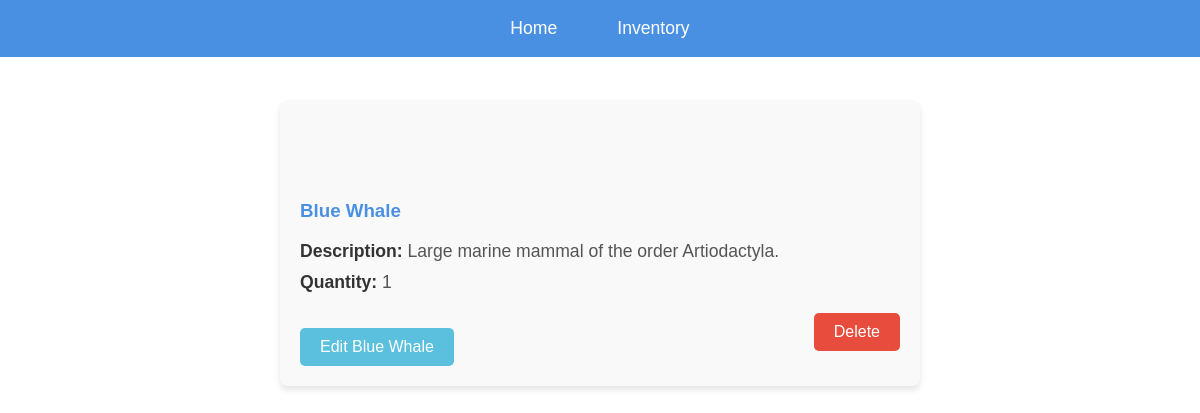
/inventory/34/ (signed in), run on the app's committed database.
### inventory/models.py (models this page shows, shortened)
class Item(models.Model):
    Item_name = models.CharField(max_length=100)
    Item_description = models.CharField(max_length=1000)
    Item_amount = models.IntegerField(default=1, validators=[MinValueValidator(0)])
    Item_lowStock = models.IntegerField(default=10, validators=[MinValueValidator(0)])
    Item_color = models.CharField(max_length=7, default="#000000")

### inventory/views.py (the view)
# urls.py: path("<int:item_id>/", views.Itemdetails, name="Item Details")
@login_required
def Itemdetails(request, item_id):
    template = loader.get_template("inventory/Itemdetails.html")
    context = {
        "Item": Item.objects.get(id = item_id),
    }
    return HttpResponse(template.render(context,request))

### inventory/templates/inventory/Itemdetails.html (shortened to what this page needs)
<!DOCTYPE html>
<html lang="en">
<head>
</head>
<body>
    <div class="header">
        <a href="/" class="button-header">Home</a>
        <a href="/inventory/" class="button-header">Inventory</a>
    </div>
    <div class="content">
        <h3>{{ Item.Item_name }}</h3>
        <p><b>Description:</b> {{ Item.Item_description }}</p>
        <p><b>Quantity:</b> {{ Item.Item_amount }}</p>
        <div class="button-container">
            <a href="/edit/{{ Item.id }}/" class="button">Edit {{ Item.Item_name }}</a>
            <form action="{% url 'delete_item' Item.id %}" method="post" style="display:inline;">
                <button type="submit">Delete</button>
            </form>
        </div>
    </div>
</body>
</html>

### inventory/templates/inventory/Itemdetails.html (style rules this page uses)
body { font-family: Arial, sans-serif; background-color: #ffffff; color: #333; margin: 0; padding: 0; display: flex; flex-direction: column; align-items: center; height: 100vh; }
h3 { color: #4a90e2; margin-top: 80px; }
.header { position: fixed; top: 0; left: 0; right: 0; background-color: #4a90e2; display: flex; justify-content: center; padding: 10px 0; z-index: 10; }
.button-header { margin: 0 15px; padding: 8px 15px; color: white; text-decoration: none; font-size: 1.1em; transition: color 0.3s ease; }
.content { margin-top: 100px; width: 90%; max-width: 600px; text-align: left; background-color: #f9f9f9; padding: 20px; border-radius: 8px; box-shadow: 0 4px 6px rgba(0, 0, 0, 0.1); }
.content p { font-size: 1.1em; margin: 10px 0; color: #555; }
.content p b { color: #333; }
.button { display: inline-block; padding: 10px 20px; background-color: #5bc0de; color: white; text-decoration: none; border-radius: 5px; font-size: 1em; margin-top: 15px; transition: background-color 0.3s ease; }
button { padding: 10px 20px; background-color: #e74c3c; color: white; border: none; border-radius: 5px; font-size: 1em; cursor: pointer; transition: background-color 0.3s ease; }
.button-container { display: flex; justify-content: space-between; margin-top: 20px; }

### data on the page
Item: Item_name "Blue Whale", Item_description "Large marine mammal of the order Artiodactyla.", Item_amount "1"
